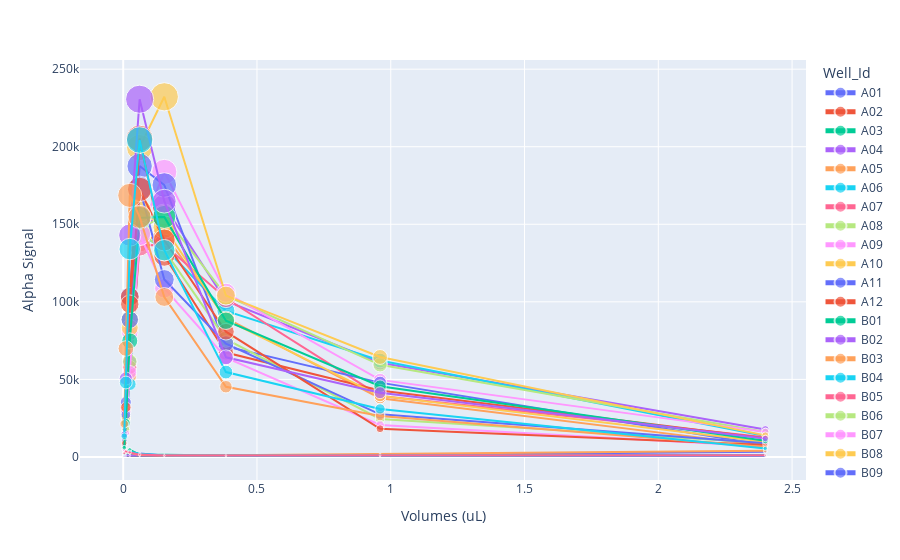
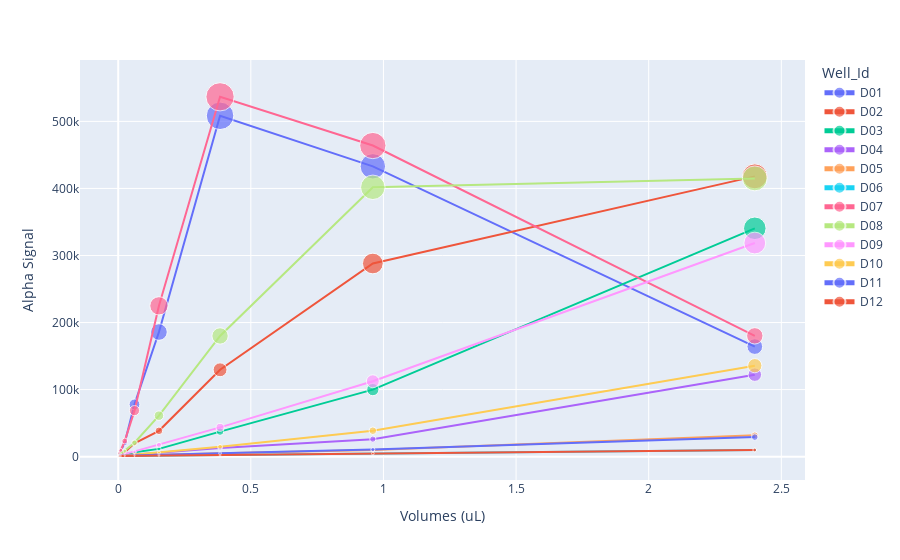

Notebook cell for these charts, in order:
### Code cell
x = signal_p1["Volumes"]
y = signal_p1["Alpha"]
line = px.scatter(signal_p1, x=x, y=y, color = signal_p1["Well_Id"], size=y)
line.update_traces(mode="lines+markers")
line.update_layout(xaxis_title="Volumes (uL)",
                  yaxis_title="Alpha Signal")

line.show()
x = standard_p1["Volumes"]
y = standard_p1["Alpha"]
line2 = px.scatter(standard_p1, x=x, y=y, color = standard_p1["Well_Id"], size=y)
line2.update_traces(mode="lines+markers")
line2.update_layout(xaxis_title="Volumes (uL)",
                  yaxis_title="Alpha Signal")

line2.show()

### Figure 1 — Plotly figure (JSON) as saved in the notebook; plotly's stock layout.template omitted (floating-point values rounded to 4 significant figures)
{"data": [{"hovertemplate": "Well_Id=A01<br>Volumes=%{x}<br>Alpha=%{marker.size}<extra></extra>", "legendgroup": "A01", "marker": {"color": "#636efa", "size": [3347, 1212, 1099, 982, 2144, 3446, 3285, 2022], "sizemode": "area", "sizeref": 580.5, "symbol": "circle"}, "mode": "lines+markers", "name": "A01", "orientation": "v", "showlegend": true, "type": "scatter", "x": [2.4, 0.96, 0.384, 0.1536, 0.06144, 0.02458, 0.00983, 0.00393], "xaxis": "x", "y": [3347, 1212, 1099, 982, 2144, 3446, 3285, 2022], "yaxis": "y"}, {"hovertemplate": "Well_Id=A02<br>Volumes=%{x}<br>Alpha=%{marker.size}<extra></extra>", "legendgroup": "A02", "marker": {"color": "#EF553B", "size": [1095, 914, 763, 986, 1635, 3269, 2961, 1700], "sizemode": "area", "sizeref": 580.5, "symbol": "circle"}, "mode": "lines+markers", "name": "A02", "orientation": "v", "showlegend": true, "type": "scatter", "x": [2.4, 0.96, 0.384, 0.1536, 0.06144, 0.02458, 0.00983, 0.00393], "xaxis": "x", "y": [1095, 914, 763, 986, 1635, 3269, 2961, 1700], "yaxis": "y"}, {"hovertemplate": "Well_Id=A03<br>Volumes=%{x}<br>Alpha=%{marker.size}<extra></extra>", "legendgroup": "A03", "marker": {"color": "#00cc96", "size": [928, 844, 877, 1366, 1243, 4695, 2604, 1549], "sizemode": "area", "sizeref": 580.5, "symbol": "circle"}, "mode": "lines+markers", "name": "A03", "orientation": "v", "showlegend": true, "type": "scatter", "x": [2.4, 0.96, 0.384, 0.1536, 0.06144, 0.02458, 0.00983, 0.00393], "xaxis": "x", "y": [928, 844, 877, 1366, 1243, 4695, 2604, 1549], "yaxis": "y"}, {"hovertemplate": "Well_Id=A04<br>Volumes=%{x}<br>Alpha=%{marker.size}<extra></extra>", "legendgroup": "A04", "marker": {"color": "#ab63fa", "size": [17727, 60735, 100538, 161911, 142696, 60847, 17337, 4918], "sizemode": "area", "sizeref": 580.5, "symbol": "circle"}, "mode": "lines+markers", "name": "A04", "orientation": "v", "showlegend": true, "type": "scatter", "x": [2.4, 0.96, 0.384, 0.1536, 0.06144, 0.02458, 0.00983, 0.00393], "xaxis": "x", "y": [17727, 60735, 100538, 161911, 142696, 60847, 17337, 4918], "yaxis": "y"}, {"hovertemplate": "Well_Id=A05<br>Volumes=%{x}<br>Alpha=%{marker.size}<extra></extra>", "legendgroup": "A05", "marker": {"color": "#FFA15A", "size": [7288, 37859, 89520, 143539, 139190, 51800, 17732, 4860], "sizemode": "area", "sizeref": 580.5, "symbol": "circle"}, "mode": "lines+markers", "name": "A05", "orientation": "v", "showlegend": true, "type": "scatter", "x": [2.4, 0.96, 0.384, 0.1536, 0.06144, 0.02458, 0.00983, 0.00393], "xaxis": "x", "y": [7288, 37859, 89520, 143539, 139190, 51800, 17732, 4860], "yaxis": "y"}, {"hovertemplate": "Well_Id=A06<br>Volumes=%{x}<br>Alpha=%{marker.size}<extra></extra>", "legendgroup": "A06", "marker": {"color": "#19d3f3", "size": [13486, 62161, 94151, 134950, 142961, 46939, 15487, 4435], "sizemode": "area", "sizeref": 580.5, "symbol": "circle"}, "mode": "lines+markers", "name": "A06", "orientation": "v", "showlegend": true, "type": "scatter", "x": [2.4, 0.96, 0.384, 0.1536, 0.06144, 0.02458, 0.00983, 0.00393], "xaxis": "x", "y": [13486, 62161, 94151, 134950, 142961, 46939, 15487, 4435], "yaxis": "y"}, {"hovertemplate": "Well_Id=A07<br>Volumes=%{x}<br>Alpha=%{marker.size}<extra></extra>", "legendgroup": "A07", "marker": {"color": "#FF6692", "size": [12634, 39308, 102308, 136696, 136489, 57776, 16283, 4752], "sizemode": "area", "sizeref": 580.5, "symbol": "circle"}, "mode": "lines+markers", "name": "A07", "orientation": "v", "showlegend": true, "type": "scatter", "x": [2.4, 0.96, 0.384, 0.1536, 0.06144, 0.02458, 0.00983, 0.00393], "xaxis": "x", "y": [12634, 39308, 102308, 136696, 136489, 57776, 16283, 4752], "yaxis": "y"}, {"hovertemplate": "Well_Id=A08<br>Volumes=%{x}<br>Alpha=%{marker.size}<extra></extra>", "legendgroup": "A08", "marker": {"color": "#B6E880", "size": [16086, 59387, 104020, 155559, 147274, 61611, 17774, 5176], "sizemode": "area", "sizeref": 580.5, "symbol": "circle"}, "mode": "lines+markers", "name": "A08", "orientation": "v", "showlegend": true, "type": "scatter", "x": [2.4, 0.96, 0.384, 0.1536, 0.06144, 0.02458, 0.00983, 0.00393], "xaxis": "x", "y": [16086, 59387, 104020, 155559, 147274, 61611, 17774, 5176], "yaxis": "y"}, {"hovertemplate": "Well_Id=A09<br>Volumes=%{x}<br>Alpha=%{marker.size}<extra></extra>", "legendgroup": "A09", "marker": {"color": "#FF97FF", "size": [16154, 49680, 105845, 183754, 143580, 54536, 15258, 4502], "sizemode": "area", "sizeref": 580.5, "symbol": "circle"}, "mode": "lines+markers", "name": "A09", "orientation": "v", "showlegend": true, "type": "scatter", "x": [2.4, 0.96, 0.384, 0.1536, 0.06144, 0.02458, 0.00983, 0.00393], "xaxis": "x", "y": [16154, 49680, 105845, 183754, 143580, 54536, 15258, 4502], "yaxis": "y"}, {"hovertemplate": "Well_Id=A10<br>Volumes=%{x}<br>Alpha=%{marker.size}<extra></extra>", "legendgroup": "A10", "marker": {"color": "#FECB52", "size": [13895, 64457, 104008, 232182, 199420, 88539, 24972, 7394], "sizemode": "area", "sizeref": 580.5, "symbol": "circle"}, "mode": "lines+markers", "name": "A10", "orientation": "v", "showlegend": true, "type": "scatter", "x": [2.4, 0.96, 0.384, 0.1536, 0.06144, 0.02458, 0.00983, 0.00393], "xaxis": "x", "y": [13895, 64457, 104008, 232182, 199420, 88539, 24972, 7394], "yaxis": "y"}, {"hovertemplate": "Well_Id=A11<br>Volumes=%{x}<br>Alpha=%{marker.size}<extra></extra>", "legendgroup": "A11", "marker": {"color": "#636efa", "size": [7620, 47904, 71189, 175323, 187542, 103695, 35361, 10300], "sizemode": "area", "sizeref": 580.5, "symbol": "circle"}, "mode": "lines+markers", "name": "A11", "orientation": "v", "showlegend": true, "type": "scatter", "x": [2.4, 0.96, 0.384, 0.1536, 0.06144, 0.02458, 0.00983, 0.00393], "xaxis": "x", "y": [7620, 47904, 71189, 175323, 187542, 103695, 35361, 10300], "yaxis": "y"}, {"hovertemplate": "Well_Id=A12<br>Volumes=%{x}<br>Alpha=%{marker.size}<extra></extra>", "legendgroup": "A12", "marker": {"color": "#EF553B", "size": [12026, 42898, 67279, 129735, 205343, 103185, 30132, 8087], "sizemode": "area", "sizeref": 580.5, "symbol": "circle"}, "mode": "lines+markers", "name": "A12", "orientation": "v", "showlegend": true, "type": "scatter", "x": [2.4, 0.96, 0.384, 0.1536, 0.06144, 0.02458, 0.00983, 0.00393], "xaxis": "x", "y": [12026, 42898, 67279, 129735, 205343, 103185, 30132, 8087], "yaxis": "y"}, {"hovertemplate": "Well_Id=B01<br>Volumes=%{x}<br>Alpha=%{marker.size}<extra></extra>", "legendgroup": "B01", "marker": {"color": "#00cc96", "size": [710, 803, 838, 820, 996, 853, 1111, 1156], "sizemode": "area", "sizeref": 580.5, "symbol": "circle"}, "mode": "lines+markers", "name": "B01", "orientation": "v", "showlegend": true, "type": "scatter", "x": [2.4, 0.96, 0.384, 0.1536, 0.06144, 0.02458, 0.00983, 0.00393], "xaxis": "x", "y": [710, 803, 838, 820, 996, 853, 1111, 1156], "yaxis": "y"}, {"hovertemplate": "Well_Id=B02<br>Volumes=%{x}<br>Alpha=%{marker.size}<extra></extra>", "legendgroup": "B02", "marker": {"color": "#ab63fa", "size": [750, 744, 744, 803, 853, 836, 793, 735], "sizemode": "area", "sizeref": 580.5, "symbol": "circle"}, "mode": "lines+markers", "name": "B02", "orientation": "v", "showlegend": true, "type": "scatter", "x": [2.4, 0.96, 0.384, 0.1536, 0.06144, 0.02458, 0.00983, 0.00393], "xaxis": "x", "y": [750, 744, 744, 803, 853, 836, 793, 735], "yaxis": "y"}, {"hovertemplate": "Well_Id=B03<br>Volumes=%{x}<br>Alpha=%{marker.size}<extra></extra>", "legendgroup": "B03", "marker": {"color": "#FFA15A", "size": [601, 784, 716, 605, 737, 795, 758, 780], "sizemode": "area", "sizeref": 580.5, "symbol": "circle"}, "mode": "lines+markers", "name": "B03", "orientation": "v", "showlegend": true, "type": "scatter", "x": [2.4, 0.96, 0.384, 0.1536, 0.06144, 0.02458, 0.00983, 0.00393], "xaxis": "x", "y": [601, 784, 716, 605, 737, 795, 758, 780], "yaxis": "y"}, {"hovertemplate": "Well_Id=B04<br>Volumes=%{x}<br>Alpha=%{marker.size}<extra></extra>", "legendgroup": "B04", "marker": {"color": "#19d3f3", "size": [680, 801, 706, 711, 781, 863, 821, 821], "sizemode": "area", "sizeref": 580.5, "symbol": "circle"}, "mode": "lines+markers", "name": "B04", "orientation": "v", "showlegend": true, "type": "scatter", "x": [2.4, 0.96, 0.384, 0.1536, 0.06144, 0.02458, 0.00983, 0.00393], "xaxis": "x", "y": [680, 801, 706, 711, 781, 863, 821, 821], "yaxis": "y"}, {"hovertemplate": "Well_Id=B05<br>Volumes=%{x}<br>Alpha=%{marker.size}<extra></extra>", "legendgroup": "B05", "marker": {"color": "#FF6692", "size": [683, 910, 901, 1006, 818, 958, 788, 809], "sizemode": "area", "sizeref": 580.5, "symbol": "circle"}, "mode": "lines+markers", "name": "B05", "orientation": "v", "showlegend": true, "type": "scatter", "x": [2.4, 0.96, 0.384, 0.1536, 0.06144, 0.02458, 0.00983, 0.00393], "xaxis": "x", "y": [683, 910, 901, 1006, 818, 958, 788, 809], "yaxis": "y"}, {"hovertemplate": "Well_Id=B06<br>Volumes=%{x}<br>Alpha=%{marker.size}<extra></extra>", "legendgroup": "B06", "marker": {"color": "#B6E880", "size": [685, 687, 827, 892, 823, 769, 825, 821], "sizemode": "area", "sizeref": 580.5, "symbol": "circle"}, "mode": "lines+markers", "name": "B06", "orientation": "v", "showlegend": true, "type": "scatter", "x": [2.4, 0.96, 0.384, 0.1536, 0.06144, 0.02458, 0.00983, 0.00393], "xaxis": "x", "y": [685, 687, 827, 892, 823, 769, 825, 821], "yaxis": "y"}, {"hovertemplate": "Well_Id=B07<br>Volumes=%{x}<br>Alpha=%{marker.size}<extra></extra>", "legendgroup": "B07", "marker": {"color": "#FF97FF", "size": [902, 730, 810, 791, 764, 791, 826, 836], "sizemode": "area", "sizeref": 580.5, "symbol": "circle"}, "mode": "lines+markers", "name": "B07", "orientation": "v", "showlegend": true, "type": "scatter", "x": [2.4, 0.96, 0.384, 0.1536, 0.06144, 0.02458, 0.00983, 0.00393], "xaxis": "x", "y": [902, 730, 810, 791, 764, 791, 826, 836], "yaxis": "y"}, {"hovertemplate": "Well_Id=B08<br>Volumes=%{x}<br>Alpha=%{marker.size}<extra></extra>", "legendgroup": "B08", "marker": {"color": "#FECB52", "size": [723, 799, 747, 825, 894, 868, 792, 764], "sizemode": "area", "sizeref": 580.5, "symbol": "circle"}, "mode": "lines+markers", "name": "B08", "orientation": "v", "showlegend": true, "type": "scatter", "x": [2.4, 0.96, 0.384, 0.1536, 0.06144, 0.02458, 0.00983, 0.00393], "xaxis": "x", "y": [723, 799, 747, 825, 894, 868, 792, 764], "yaxis": "y"}, {"hovertemplate": "Well_Id=B09<br>Volumes=%{x}<br>Alpha=%{marker.size}<extra></extra>", "legendgroup": "B09", "marker": {"color": "#636efa", "size": [750, 833, 831, 872, 828, 792, 901, 854], "sizemode": "area", "sizeref": 580.5, "symbol": "circle"}, "mode": "lines+markers", "name": "B09", "orientation": "v", "showlegend": true, "type": "scatter", "x": [2.4, 0.96, 0.384, 0.1536, 0.06144, 0.02458, 0.00983, 0.00393], "xaxis": "x", "y": [750, 833, 831, 872, 828, 792, 901, 854], "yaxis": "y"}, {"hovertemplate": "Well_Id=B10<br>Volumes=%{x}<br>Alpha=%{marker.size}<extra></extra>", "legendgroup": "B10", "marker": {"color": "#EF553B", "size": [798, 740, 761, 776, 802, 880, 886, 816], "sizemode": "area", "sizeref": 580.5, "symbol": "circle"}, "mode": "lines+markers", "name": "B10", "orientation": "v", "showlegend": true, "type": "scatter", "x": [2.4, 0.96, 0.384, 0.1536, 0.06144, 0.02458, 0.00983, 0.00393], "xaxis": "x", "y": [798, 740, 761, 776, 802, 880, 886, 816], "yaxis": "y"}, {"hovertemplate": "Well_Id=B11<br>Volumes=%{x}<br>Alpha=%{marker.size}<extra></extra>", "legendgroup": "B11", "marker": {"color": "#00cc96", "size": [787, 737, 824, 862, 870, 878, 853, 862], "sizemode": "area", "sizeref": 580.5, "symbol": "circle"}, "mode": "lines+markers", "name": "B11", "orientation": "v", "showlegend": true, "type": "scatter", "x": [2.4, 0.96, 0.384, 0.1536, 0.06144, 0.02458, 0.00983, 0.00393], "xaxis": "x", "y": [787, 737, 824, 862, 870, 878, 853, 862], "yaxis": "y"}, {"hovertemplate": "Well_Id=B12<br>Volumes=%{x}<br>Alpha=%{marker.size}<extra></extra>", "legendgroup": "B12", "marker": {"color": "#ab63fa", "size": [826, 939, 896, 813, 851, 866, 853, 970], "sizemode": "area", "sizeref": 580.5, "symbol": "circle"}, "mode": "lines+markers", "name": "B12", "orientation": "v", "showlegend": true, "type": "scatter", "x": [2.4, 0.96, 0.384, 0.1536, 0.06144, 0.02458, 0.00983, 0.00393], "xaxis": "x", "y": [826, 939, 896, 813, 851, 866, 853, 970], "yaxis": "y"}, {"hovertemplate": "Well_Id=C01<br>Volumes=%{x}<br>Alpha=%{marker.size}<extra></extra>", "legendgroup": "C01", "marker": {"color": "#FFA15A", "size": [3935, 1599, 1034, 956, 1272, 2702, 3052, 2171], "sizemode": "area", "sizeref": 580.5, "symbol": "circle"}, "mode": "lines+markers", "name": "C01", "orientation": "v", "showlegend": true, "type": "scatter", "x": [2.4, 0.96, 0.384, 0.1536, 0.06144, 0.02458, 0.00983, 0.00393], "xaxis": "x", "y": [3935, 1599, 1034, 956, 1272, 2702, 3052, 2171], "yaxis": "y"}, {"hovertemplate": "Well_Id=C02<br>Volumes=%{x}<br>Alpha=%{marker.size}<extra></extra>", "legendgroup": "C02", "marker": {"color": "#19d3f3", "size": [1103, 717, 910, 856, 2042, 3399, 2895, 1944], "sizemode": "area", "sizeref": 580.5, "symbol": "circle"}, "mode": "lines+markers", "name": "C02", "orientation": "v", "showlegend": true, "type": "scatter", "x": [2.4, 0.96, 0.384, 0.1536, 0.06144, 0.02458, 0.00983, 0.00393], "xaxis": "x", "y": [1103, 717, 910, 856, 2042, 3399, 2895, 1944], "yaxis": "y"}, {"hovertemplate": "Well_Id=C03<br>Volumes=%{x}<br>Alpha=%{marker.size}<extra></extra>", "legendgroup": "C03", "marker": {"color": "#FF6692", "size": [1103, 770, 759, 883, 1493, 2887, 3457, 2337], "sizemode": "area", "sizeref": 580.5, "symbol": "circle"}, "mode": "lines+markers", "name": "C03", "orientation": "v", "showlegend": true, "type": "scatter", "x": [2.4, 0.96, 0.384, 0.1536, 0.06144, 0.02458, 0.00983, 0.00393], "xaxis": "x", "y": [1103, 770, 759, 883, 1493, 2887, 3457, 2337], "yaxis": "y"}, {"hovertemplate": "Well_Id=C04<br>Volumes=%{x}<br>Alpha=%{marker.size}<extra></extra>", "legendgroup": "C04", "marker": {"color": "#B6E880", "size": [9021, 24494, 75915, 133242, 145002, 88685, 24601, 8215], "sizemode": "area", "sizeref": 580.5, "symbol": "circle"}, "mode": "lines+markers", "name": "C04", "orientation": "v", "showlegend": true, "type": "scatter", "x": [2.4, 0.96, 0.384, 0.1536, 0.06144, 0.02458, 0.00983, 0.00393], "xaxis": "x", "y": [9021, 24494, 75915, 133242, 145002, 88685, 24601, 8215], "yaxis": "y"}, {"hovertemplate": "Well_Id=C05<br>Volumes=%{x}<br>Alpha=%{marker.size}<extra></extra>", "legendgroup": "C05", "marker": {"color": "#FF97FF", "size": [6694, 20638, 63984, 108749, 143399, 80447, 29076, 8050], "sizemode": "area", "sizeref": 580.5, "symbol": "circle"}, "mode": "lines+markers", "name": "C05", "orientation": "v", "showlegend": true, "type": "scatter", "x": [2.4, 0.96, 0.384, 0.1536, 0.06144, 0.02458, 0.00983, 0.00393], "xaxis": "x", "y": [6694, 20638, 63984, 108749, 143399, 80447, 29076, 8050], "yaxis": "y"}, {"hovertemplate": "Well_Id=C06<br>Volumes=%{x}<br>Alpha=%{marker.size}<extra></extra>", "legendgroup": "C06", "marker": {"color": "#FECB52", "size": [9781, 39365, 88422, 148139, 158939, 83204, 25658, 7237], "sizemode": "area", "sizeref": 580.5, "symbol": "circle"}, "mode": "lines+markers", "name": "C06", "orientation": "v", "showlegend": true, "type": "scatter", "x": [2.4, 0.96, 0.384, 0.1536, 0.06144, 0.02458, 0.00983, 0.00393], "xaxis": "x", "y": [9781, 39365, 88422, 148139, 158939, 83204, 25658, 7237], "yaxis": "y"}, {"hovertemplate": "Well_Id=C07<br>Volumes=%{x}<br>Alpha=%{marker.size}<extra></extra>", "legendgroup": "C07", "marker": {"color": "#636efa", "size": [8829, 27457, 73010, 114368, 173165, 88507, 27204, 7620], "sizemode": "area", "sizeref": 580.5, "symbol": "circle"}, "mode": "lines+markers", "name": "C07", "orientation": "v", "showlegend": true, "type": "scatter", "x": [2.4, 0.96, 0.384, 0.1536, 0.06144, 0.02458, 0.00983, 0.00393], "xaxis": "x", "y": [8829, 27457, 73010, 114368, 173165, 88507, 27204, 7620], "yaxis": "y"}, {"hovertemplate": "Well_Id=C08<br>Volumes=%{x}<br>Alpha=%{marker.size}<extra></extra>", "legendgroup": "C08", "marker": {"color": "#EF553B", "size": [7624, 18169, 80737, 139873, 172475, 98499, 32012, 8921], "sizemode": "area", "sizeref": 580.5, "symbol": "circle"}, "mode": "lines+markers", "name": "C08", "orientation": "v", "showlegend": true, "type": "scatter", "x": [2.4, 0.96, 0.384, 0.1536, 0.06144, 0.02458, 0.00983, 0.00393], "xaxis": "x", "y": [7624, 18169, 80737, 139873, 172475, 98499, 32012, 8921], "yaxis": "y"}, {"hovertemplate": "Well_Id=C09<br>Volumes=%{x}<br>Alpha=%{marker.size}<extra></extra>", "legendgroup": "C09", "marker": {"color": "#00cc96", "size": [10438, 45625, 87791, 154766, 154141, 74805, 22009, 5955], "sizemode": "area", "sizeref": 580.5, "symbol": "circle"}, "mode": "lines+markers", "name": "C09", "orientation": "v", "showlegend": true, "type": "scatter", "x": [2.4, 0.96, 0.384, 0.1536, 0.06144, 0.02458, 0.00983, 0.00393], "xaxis": "x", "y": [10438, 45625, 87791, 154766, 154141, 74805, 22009, 5955], "yaxis": "y"}, {"hovertemplate": "Well_Id=C10<br>Volumes=%{x}<br>Alpha=%{marker.size}<extra></extra>", "legendgroup": "C10", "marker": {"color": "#ab63fa", "size": [11858, 41422, 64239, 164893, 230620, 143019, 50530, 14486], "sizemode": "area", "sizeref": 580.5, "symbol": "circle"}, "mode": "lines+markers", "name": "C10", "orientation": "v", "showlegend": true, "type": "scatter", "x": [2.4, 0.96, 0.384, 0.1536, 0.06144, 0.02458, 0.00983, 0.00393], "xaxis": "x", "y": [11858, 41422, 64239, 164893, 230620, 143019, 50530, 14486], "yaxis": "y"}, {"hovertemplate": "Well_Id=C11<br>Volumes=%{x}<br>Alpha=%{marker.size}<extra></extra>", "legendgroup": "C11", "marker": {"color": "#FFA15A", "size": [6353, 26327, 45256, 103125, 154781, 168633, 69896, 21311], "sizemode": "area", "sizeref": 580.5, "symbol": "circle"}, "mode": "lines+markers", "name": "C11", "orientation": "v", "showlegend": true, "type": "scatter", "x": [2.4, 0.96, 0.384, 0.1536, 0.06144, 0.02458, 0.00983, 0.00393], "xaxis": "x", "y": [6353, 26327, 45256, 103125, 154781, 168633, 69896, 21311], "yaxis": "y"}, {"hovertemplate": "Well_Id=C12<br>Volumes=%{x}<br>Alpha=%{marker.size}<extra></extra>", "legendgroup": "C12", "marker": {"color": "#19d3f3", "size": [5444, 30964, 54709, 133279, 204341, 134009, 47979, 13361], "sizemode": "area", "sizeref": 580.5, "symbol": "circle"}, "mode": "lines+markers", "name": "C12", "orientation": "v", "showlegend": true, "type": "scatter", "x": [2.4, 0.96, 0.384, 0.1536, 0.06144, 0.02458, 0.00983, 0.00393], "xaxis": "x", "y": [5444, 30964, 54709, 133279, 204341, 134009, 47979, 13361], "yaxis": "y"}], "layout": {"legend": {"itemsizing": "constant", "title": {"text": "Well_Id"}, "tracegroupgap": 0}, "margin": {"t": 60}, "xaxis": {"anchor": "y", "domain": [0, 1], "title": {"text": "Volumes (uL)"}}, "yaxis": {"anchor": "x", "domain": [0, 1], "title": {"text": "Alpha Signal"}}}}

### Figure 2 — Plotly figure (JSON) as saved in the notebook; plotly's stock layout.template omitted (floating-point values rounded to 4 significant figures)
{"data": [{"hovertemplate": "Well_Id=D01<br>Volumes=%{x}<br>Alpha=%{marker.size}<extra></extra>", "legendgroup": "D01", "marker": {"color": "#636efa", "size": [164108, 432966, 508350, 185850, 77974, 20574, 9202, 4419], "sizemode": "area", "sizeref": 1342.0, "symbol": "circle"}, "mode": "lines+markers", "name": "D01", "orientation": "v", "showlegend": true, "type": "scatter", "x": [2.4, 0.96, 0.384, 0.1536, 0.06144, 0.02458, 0.00983, 0.00393], "xaxis": "x", "y": [164108, 432966, 508350, 185850, 77974, 20574, 9202, 4419], "yaxis": "y"}, {"hovertemplate": "Well_Id=D02<br>Volumes=%{x}<br>Alpha=%{marker.size}<extra></extra>", "legendgroup": "D02", "marker": {"color": "#EF553B", "size": [418026, 288026, 129526, 38491, 19970, 6530, 3228, 1891], "sizemode": "area", "sizeref": 1342.0, "symbol": "circle"}, "mode": "lines+markers", "name": "D02", "orientation": "v", "showlegend": true, "type": "scatter", "x": [2.4, 0.96, 0.384, 0.1536, 0.06144, 0.02458, 0.00983, 0.00393], "xaxis": "x", "y": [418026, 288026, 129526, 38491, 19970, 6530, 3228, 1891], "yaxis": "y"}, {"hovertemplate": "Well_Id=D03<br>Volumes=%{x}<br>Alpha=%{marker.size}<extra></extra>", "legendgroup": "D03", "marker": {"color": "#00cc96", "size": [340551, 99951, 37300, 11576, 6545, 2505, 1764, 1229], "sizemode": "area", "sizeref": 1342.0, "symbol": "circle"}, "mode": "lines+markers", "name": "D03", "orientation": "v", "showlegend": true, "type": "scatter", "x": [2.4, 0.96, 0.384, 0.1536, 0.06144, 0.02458, 0.00983, 0.00393], "xaxis": "x", "y": [340551, 99951, 37300, 11576, 6545, 2505, 1764, 1229], "yaxis": "y"}, {"hovertemplate": "Well_Id=D04<br>Volumes=%{x}<br>Alpha=%{marker.size}<extra></extra>", "legendgroup": "D04", "marker": {"color": "#ab63fa", "size": [122289, 26097, 12956, 5505, 2641, 1608, 1239, 1165], "sizemode": "area", "sizeref": 1342.0, "symbol": "circle"}, "mode": "lines+markers", "name": "D04", "orientation": "v", "showlegend": true, "type": "scatter", "x": [2.4, 0.96, 0.384, 0.1536, 0.06144, 0.02458, 0.00983, 0.00393], "xaxis": "x", "y": [122289, 26097, 12956, 5505, 2641, 1608, 1239, 1165], "yaxis": "y"}, {"hovertemplate": "Well_Id=D05<br>Volumes=%{x}<br>Alpha=%{marker.size}<extra></extra>", "legendgroup": "D05", "marker": {"color": "#FFA15A", "size": [31743, 9798, 5004, 2430, 1566, 1175, 1115, 953], "sizemode": "area", "sizeref": 1342.0, "symbol": "circle"}, "mode": "lines+markers", "name": "D05", "orientation": "v", "showlegend": true, "type": "scatter", "x": [2.4, 0.96, 0.384, 0.1536, 0.06144, 0.02458, 0.00983, 0.00393], "xaxis": "x", "y": [31743, 9798, 5004, 2430, 1566, 1175, 1115, 953], "yaxis": "y"}, {"hovertemplate": "Well_Id=D06<br>Volumes=%{x}<br>Alpha=%{marker.size}<extra></extra>", "legendgroup": "D06", "marker": {"color": "#19d3f3", "size": [9878, 4506, 2395, 1891, 1165, 1130, 1003, 1049], "sizemode": "area", "sizeref": 1342.0, "symbol": "circle"}, "mode": "lines+markers", "name": "D06", "orientation": "v", "showlegend": true, "type": "scatter", "x": [2.4, 0.96, 0.384, 0.1536, 0.06144, 0.02458, 0.00983, 0.00393], "xaxis": "x", "y": [9878, 4506, 2395, 1891, 1165, 1130, 1003, 1049], "yaxis": "y"}, {"hovertemplate": "Well_Id=D07<br>Volumes=%{x}<br>Alpha=%{marker.size}<extra></extra>", "legendgroup": "D07", "marker": {"color": "#FF6692", "size": [180163, 463970, 536657, 224905, 68635, 23276, 9521, 4434], "sizemode": "area", "sizeref": 1342.0, "symbol": "circle"}, "mode": "lines+markers", "name": "D07", "orientation": "v", "showlegend": true, "type": "scatter", "x": [2.4, 0.96, 0.384, 0.1536, 0.06144, 0.02458, 0.00983, 0.00393], "xaxis": "x", "y": [180163, 463970, 536657, 224905, 68635, 23276, 9521, 4434], "yaxis": "y"}, {"hovertemplate": "Well_Id=D08<br>Volumes=%{x}<br>Alpha=%{marker.size}<extra></extra>", "legendgroup": "D08", "marker": {"color": "#B6E880", "size": [414961, 401699, 179991, 61109, 20732, 8369, 3680, 2306], "sizemode": "area", "sizeref": 1342.0, "symbol": "circle"}, "mode": "lines+markers", "name": "D08", "orientation": "v", "showlegend": true, "type": "scatter", "x": [2.4, 0.96, 0.384, 0.1536, 0.06144, 0.02458, 0.00983, 0.00393], "xaxis": "x", "y": [414961, 401699, 179991, 61109, 20732, 8369, 3680, 2306], "yaxis": "y"}, {"hovertemplate": "Well_Id=D09<br>Volumes=%{x}<br>Alpha=%{marker.size}<extra></extra>", "legendgroup": "D09", "marker": {"color": "#FF97FF", "size": [318565, 112466, 43630, 17449, 7017, 3309, 2014, 1479], "sizemode": "area", "sizeref": 1342.0, "symbol": "circle"}, "mode": "lines+markers", "name": "D09", "orientation": "v", "showlegend": true, "type": "scatter", "x": [2.4, 0.96, 0.384, 0.1536, 0.06144, 0.02458, 0.00983, 0.00393], "xaxis": "x", "y": [318565, 112466, 43630, 17449, 7017, 3309, 2014, 1479], "yaxis": "y"}, {"hovertemplate": "Well_Id=D10<br>Volumes=%{x}<br>Alpha=%{marker.size}<extra></extra>", "legendgroup": "D10", "marker": {"color": "#FECB52", "size": [135688, 38649, 14801, 6102, 2843, 1687, 1318, 1112], "sizemode": "area", "sizeref": 1342.0, "symbol": "circle"}, "mode": "lines+markers", "name": "D10", "orientation": "v", "showlegend": true, "type": "scatter", "x": [2.4, 0.96, 0.384, 0.1536, 0.06144, 0.02458, 0.00983, 0.00393], "xaxis": "x", "y": [135688, 38649, 14801, 6102, 2843, 1687, 1318, 1112], "yaxis": "y"}, {"hovertemplate": "Well_Id=D11<br>Volumes=%{x}<br>Alpha=%{marker.size}<extra></extra>", "legendgroup": "D11", "marker": {"color": "#636efa", "size": [29110, 10560, 5079, 2633, 1839, 1204, 1263, 1140], "sizemode": "area", "sizeref": 1342.0, "symbol": "circle"}, "mode": "lines+markers", "name": "D11", "orientation": "v", "showlegend": true, "type": "scatter", "x": [2.4, 0.96, 0.384, 0.1536, 0.06144, 0.02458, 0.00983, 0.00393], "xaxis": "x", "y": [29110, 10560, 5079, 2633, 1839, 1204, 1263, 1140], "yaxis": "y"}, {"hovertemplate": "Well_Id=D12<br>Volumes=%{x}<br>Alpha=%{marker.size}<extra></extra>", "legendgroup": "D12", "marker": {"color": "#EF553B", "size": [9894, 4599, 2464, 1538, 1184, 1138, 943, 944], "sizemode": "area", "sizeref": 1342.0, "symbol": "circle"}, "mode": "lines+markers", "name": "D12", "orientation": "v", "showlegend": true, "type": "scatter", "x": [2.4, 0.96, 0.384, 0.1536, 0.06144, 0.02458, 0.00983, 0.00393], "xaxis": "x", "y": [9894, 4599, 2464, 1538, 1184, 1138, 943, 944], "yaxis": "y"}], "layout": {"legend": {"itemsizing": "constant", "title": {"text": "Well_Id"}, "tracegroupgap": 0}, "margin": {"t": 60}, "xaxis": {"anchor": "y", "domain": [0, 1], "title": {"text": "Volumes (uL)"}}, "yaxis": {"anchor": "x", "domain": [0, 1], "title": {"text": "Alpha Signal"}}}}
